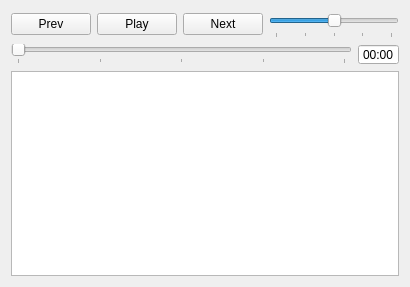
<?xml version="1.0" encoding="UTF-8"?>
<ui version="4.0">
 <class>Transport</class>
 <widget class="QWidget" name="Transport">
  <property name="windowModality">
   <enum>Qt::NonModal</enum>
  </property>
  <property name="geometry">
   <rect>
    <x>0</x>
    <y>0</y>
    <width>410</width>
    <height>287</height>
   </rect>
  </property>
  <property name="sizePolicy">
   <sizepolicy hsizetype="Expanding" vsizetype="Expanding">
    <horstretch>0</horstretch>
    <verstretch>0</verstretch>
   </sizepolicy>
  </property>
  <property name="windowTitle">
   <string>Form</string>
  </property>
  <layout class="QGridLayout" name="gridLayout_4">
   <item row="0" column="0">
    <layout class="QGridLayout" name="gridLayout_3">
     <item row="0" column="0">
      <layout class="QGridLayout" name="gridLayout">
       <item row="0" column="0">
        <widget class="QPushButton" name="previousButton">
         <property name="text">
          <string>Prev</string>
         </property>
        </widget>
       </item>
       <item row="0" column="1">
        <widget class="QPushButton" name="playButton">
         <property name="sizePolicy">
          <sizepolicy hsizetype="Fixed" vsizetype="Fixed">
           <horstretch>0</horstretch>
           <verstretch>0</verstretch>
          </sizepolicy>
         </property>
         <property name="minimumSize">
          <size>
           <width>79</width>
           <height>0</height>
          </size>
         </property>
         <property name="text">
          <string>Play</string>
         </property>
        </widget>
       </item>
       <item row="0" column="2">
        <widget class="QPushButton" name="nextButton">
         <property name="text">
          <string>Next</string>
         </property>
        </widget>
       </item>
       <item row="0" column="3">
        <widget class="QSlider" name="gainSlider">
         <property name="minimumSize">
          <size>
           <width>84</width>
           <height>27</height>
          </size>
         </property>
         <property name="autoFillBackground">
          <bool>false</bool>
         </property>
         <property name="maximum">
          <number>100</number>
         </property>
         <property name="value">
          <number>50</number>
         </property>
         <property name="orientation">
          <enum>Qt::Horizontal</enum>
         </property>
         <property name="invertedAppearance">
          <bool>false</bool>
         </property>
         <property name="invertedControls">
          <bool>false</bool>
         </property>
         <property name="tickPosition">
          <enum>QSlider::TicksBelow</enum>
         </property>
         <property name="tickInterval">
          <number>25</number>
         </property>
        </widget>
       </item>
      </layout>
     </item>
     <item row="1" column="0">
      <layout class="QGridLayout" name="gridLayout_2">
       <property name="sizeConstraint">
        <enum>QLayout::SetNoConstraint</enum>
       </property>
       <item row="0" column="1">
        <widget class="QTimeEdit" name="posTime">
         <property name="sizePolicy">
          <sizepolicy hsizetype="Fixed" vsizetype="Fixed">
           <horstretch>0</horstretch>
           <verstretch>0</verstretch>
          </sizepolicy>
         </property>
         <property name="maximumSize">
          <size>
           <width>51</width>
           <height>21</height>
          </size>
         </property>
         <property name="contextMenuPolicy">
          <enum>Qt::CustomContextMenu</enum>
         </property>
         <property name="alignment">
          <set>Qt::AlignCenter</set>
         </property>
         <property name="readOnly">
          <bool>true</bool>
         </property>
         <property name="buttonSymbols">
          <enum>QAbstractSpinBox::NoButtons</enum>
         </property>
         <property name="correctionMode">
          <enum>QAbstractSpinBox::CorrectToNearestValue</enum>
         </property>
         <property name="currentSection">
          <enum>QDateTimeEdit::MinuteSection</enum>
         </property>
         <property name="displayFormat">
          <string>mm:ss</string>
         </property>
        </widget>
       </item>
       <item row="0" column="0">
        <widget class="QSlider" name="posSlider">
         <property name="sizePolicy">
          <sizepolicy hsizetype="Expanding" vsizetype="Fixed">
           <horstretch>0</horstretch>
           <verstretch>0</verstretch>
          </sizepolicy>
         </property>
         <property name="minimumSize">
          <size>
           <width>211</width>
           <height>0</height>
          </size>
         </property>
         <property name="maximum">
          <number>100</number>
         </property>
         <property name="value">
          <number>0</number>
         </property>
         <property name="tracking">
          <bool>false</bool>
         </property>
         <property name="orientation">
          <enum>Qt::Horizontal</enum>
         </property>
         <property name="tickPosition">
          <enum>QSlider::TicksBelow</enum>
         </property>
         <property name="tickInterval">
          <number>25</number>
         </property>
        </widget>
       </item>
      </layout>
     </item>
     <item row="2" column="0">
      <widget class="QTableWidget" name="playTable">
       <property name="enabled">
        <bool>true</bool>
       </property>
       <property name="frameShape">
        <enum>QFrame::StyledPanel</enum>
       </property>
       <property name="frameShadow">
        <enum>QFrame::Sunken</enum>
       </property>
       <property name="lineWidth">
        <number>1</number>
       </property>
       <property name="verticalScrollBarPolicy">
        <enum>Qt::ScrollBarAsNeeded</enum>
       </property>
       <property name="horizontalScrollBarPolicy">
        <enum>Qt::ScrollBarAsNeeded</enum>
       </property>
       <property name="editTriggers">
        <set>QAbstractItemView::NoEditTriggers</set>
       </property>
       <property name="dragDropOverwriteMode">
        <bool>false</bool>
       </property>
       <property name="alternatingRowColors">
        <bool>true</bool>
       </property>
       <property name="selectionMode">
        <enum>QAbstractItemView::SingleSelection</enum>
       </property>
       <property name="selectionBehavior">
        <enum>QAbstractItemView::SelectRows</enum>
       </property>
       <property name="textElideMode">
        <enum>Qt::ElideMiddle</enum>
       </property>
       <property name="showGrid">
        <bool>false</bool>
       </property>
       <property name="gridStyle">
        <enum>Qt::NoPen</enum>
       </property>
       <property name="sortingEnabled">
        <bool>false</bool>
       </property>
       <property name="cornerButtonEnabled">
        <bool>true</bool>
       </property>
       <property name="rowCount">
        <number>1</number>
       </property>
       <property name="columnCount">
        <number>1</number>
       </property>
       <attribute name="horizontalHeaderVisible">
        <bool>false</bool>
       </attribute>
       <attribute name="horizontalHeaderCascadingSectionResizes">
        <bool>false</bool>
       </attribute>
       <attribute name="horizontalHeaderHighlightSections">
        <bool>true</bool>
       </attribute>
       <attribute name="horizontalHeaderStretchLastSection">
        <bool>true</bool>
       </attribute>
       <attribute name="verticalHeaderVisible">
        <bool>false</bool>
       </attribute>
       <attribute name="verticalHeaderCascadingSectionResizes">
        <bool>false</bool>
       </attribute>
       <attribute name="verticalHeaderStretchLastSection">
        <bool>false</bool>
       </attribute>
       <row/>
       <column/>
      </widget>
     </item>
    </layout>
   </item>
  </layout>
 </widget>
 <resources/>
 <connections/>
</ui>
